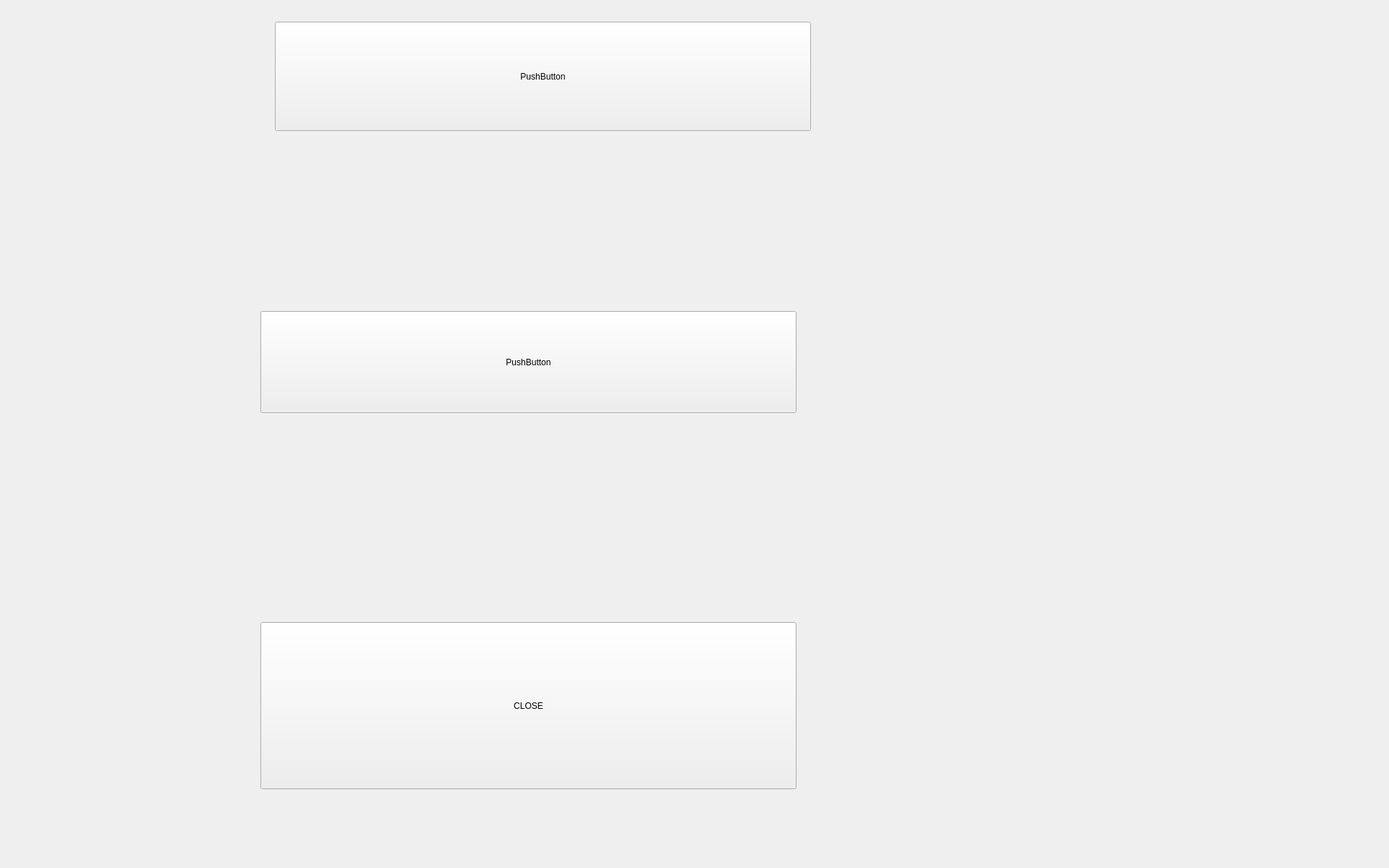
<?xml version="1.0" encoding="UTF-8"?>
<ui version="4.0">
 <class>WidgetKey</class>
 <widget class="QWidget" name="WidgetKey">
  <property name="geometry">
   <rect>
    <x>0</x>
    <y>0</y>
    <width>1920</width>
    <height>1200</height>
   </rect>
  </property>
  <property name="windowTitle">
   <string>Form</string>
  </property>
  <widget class="QPushButton" name="pushButton">
   <property name="geometry">
    <rect>
     <x>380</x>
     <y>30</y>
     <width>741</width>
     <height>151</height>
    </rect>
   </property>
   <property name="text">
    <string>PushButton</string>
   </property>
   <property name="shortcut">
    <string>F1</string>
   </property>
  </widget>
  <widget class="QPushButton" name="pushButton_2">
   <property name="geometry">
    <rect>
     <x>360</x>
     <y>430</y>
     <width>741</width>
     <height>141</height>
    </rect>
   </property>
   <property name="text">
    <string>PushButton</string>
   </property>
   <property name="shortcut">
    <string>F2</string>
   </property>
  </widget>
  <widget class="QPushButton" name="pushButtonHide">
   <property name="geometry">
    <rect>
     <x>360</x>
     <y>860</y>
     <width>741</width>
     <height>231</height>
    </rect>
   </property>
   <property name="text">
    <string>CLOSE</string>
   </property>
   <property name="shortcut">
    <string>F4</string>
   </property>
  </widget>
 </widget>
 <resources/>
 <connections>
  <connection>
   <sender>pushButtonHide</sender>
   <signal>clicked()</signal>
   <receiver>WidgetKey</receiver>
   <slot>close()</slot>
   <hints>
    <hint type="sourcelabel">
     <x>145</x>
     <y>190</y>
    </hint>
    <hint type="destinationlabel">
     <x>159</x>
     <y>119</y>
    </hint>
   </hints>
  </connection>
 </connections>
</ui>
